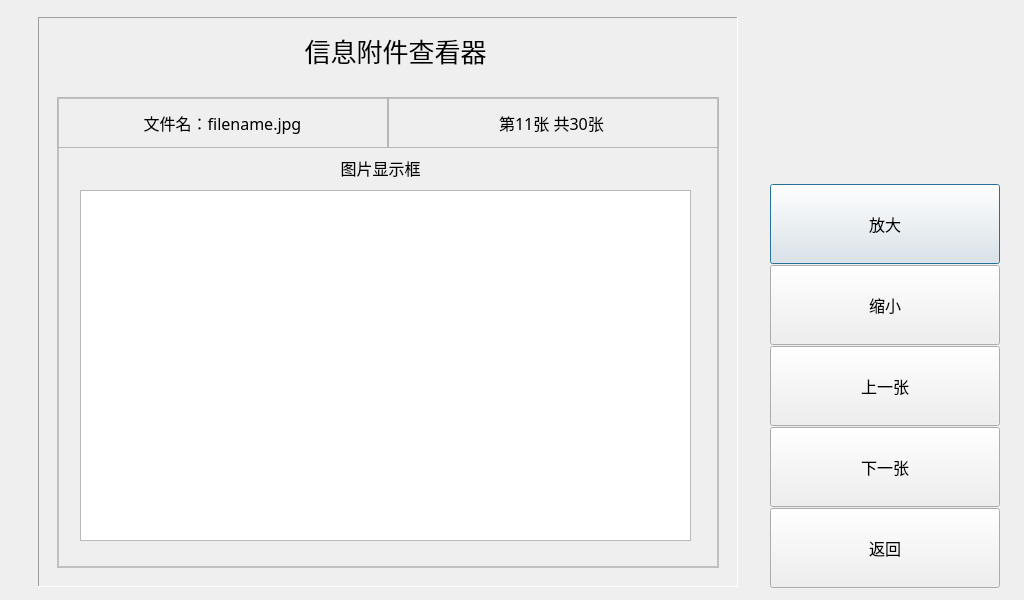
<?xml version="1.0" encoding="UTF-8"?>
<ui version="4.0">
 <class>InfoManViewAttachmentDialog</class>
 <widget class="QDialog" name="InfoManViewAttachmentDialog">
  <property name="windowModality">
   <enum>Qt::NonModal</enum>
  </property>
  <property name="geometry">
   <rect>
    <x>0</x>
    <y>0</y>
    <width>1024</width>
    <height>600</height>
   </rect>
  </property>
  <property name="windowTitle">
   <string>查看附件</string>
  </property>
  <widget class="QLabel" name="label_info_title">
   <property name="geometry">
    <rect>
     <x>100</x>
     <y>150</y>
     <width>561</width>
     <height>35</height>
    </rect>
   </property>
   <property name="font">
    <font>
     <family>AlArabiya</family>
     <pointsize>12</pointsize>
    </font>
   </property>
   <property name="layoutDirection">
    <enum>Qt::LeftToRight</enum>
   </property>
   <property name="styleSheet">
    <string notr="true">border: 0px;</string>
   </property>
   <property name="frameShape">
    <enum>QFrame::NoFrame</enum>
   </property>
   <property name="text">
    <string>图片显示框</string>
   </property>
   <property name="textFormat">
    <enum>Qt::AutoText</enum>
   </property>
   <property name="alignment">
    <set>Qt::AlignCenter</set>
   </property>
  </widget>
  <widget class="CommonPushButton" name="pushButtonInfoManViewZoomIn">
   <property name="geometry">
    <rect>
     <x>770</x>
     <y>184</y>
     <width>230</width>
     <height>80</height>
    </rect>
   </property>
   <property name="font">
    <font>
     <family>AlArabiya</family>
     <pointsize>12</pointsize>
    </font>
   </property>
   <property name="text">
    <string>放大</string>
   </property>
  </widget>
  <widget class="CommonPushButton" name="pushButtonInfoManViewZoomOut">
   <property name="geometry">
    <rect>
     <x>770</x>
     <y>265</y>
     <width>230</width>
     <height>80</height>
    </rect>
   </property>
   <property name="font">
    <font>
     <family>AlArabiya</family>
     <pointsize>12</pointsize>
    </font>
   </property>
   <property name="text">
    <string>缩小</string>
   </property>
  </widget>
  <widget class="CommonPushButton" name="pushButtonInfoManViewPrev">
   <property name="geometry">
    <rect>
     <x>770</x>
     <y>346</y>
     <width>230</width>
     <height>80</height>
    </rect>
   </property>
   <property name="font">
    <font>
     <family>AlArabiya</family>
     <pointsize>12</pointsize>
    </font>
   </property>
   <property name="text">
    <string>上一张</string>
   </property>
  </widget>
  <widget class="CommonPushButton" name="pushButtonInfoManViewNext">
   <property name="geometry">
    <rect>
     <x>770</x>
     <y>427</y>
     <width>230</width>
     <height>80</height>
    </rect>
   </property>
   <property name="font">
    <font>
     <family>AlArabiya</family>
     <pointsize>12</pointsize>
    </font>
   </property>
   <property name="text">
    <string>下一张</string>
   </property>
  </widget>
  <widget class="CommonPushButton" name="pushButtonInfoManViewReturn">
   <property name="geometry">
    <rect>
     <x>770</x>
     <y>508</y>
     <width>230</width>
     <height>80</height>
    </rect>
   </property>
   <property name="font">
    <font>
     <family>AlArabiya</family>
     <pointsize>12</pointsize>
    </font>
   </property>
   <property name="text">
    <string>返回</string>
   </property>
  </widget>
  <widget class="QGraphicsView" name="graphicsViewAttachment">
   <property name="geometry">
    <rect>
     <x>80</x>
     <y>190</y>
     <width>611</width>
     <height>351</height>
    </rect>
   </property>
   <property name="font">
    <font>
     <family>AlArabiya</family>
     <pointsize>12</pointsize>
    </font>
   </property>
   <property name="focusPolicy">
    <enum>Qt::NoFocus</enum>
   </property>
  </widget>
  <widget class="QLabel" name="labelAttachmentFileName">
   <property name="geometry">
    <rect>
     <x>57</x>
     <y>97</y>
     <width>331</width>
     <height>51</height>
    </rect>
   </property>
   <property name="font">
    <font>
     <family>AlArabiya</family>
     <pointsize>12</pointsize>
    </font>
   </property>
   <property name="layoutDirection">
    <enum>Qt::LeftToRight</enum>
   </property>
   <property name="frameShape">
    <enum>QFrame::StyledPanel</enum>
   </property>
   <property name="frameShadow">
    <enum>QFrame::Sunken</enum>
   </property>
   <property name="text">
    <string>文件名：filename.jpg</string>
   </property>
   <property name="alignment">
    <set>Qt::AlignCenter</set>
   </property>
  </widget>
  <widget class="QLabel" name="labelAttachmentIndex">
   <property name="geometry">
    <rect>
     <x>388</x>
     <y>97</y>
     <width>331</width>
     <height>51</height>
    </rect>
   </property>
   <property name="font">
    <font>
     <family>AlArabiya</family>
     <pointsize>12</pointsize>
    </font>
   </property>
   <property name="frameShape">
    <enum>QFrame::StyledPanel</enum>
   </property>
   <property name="frameShadow">
    <enum>QFrame::Sunken</enum>
   </property>
   <property name="text">
    <string>第11张 共30张 </string>
   </property>
   <property name="alignment">
    <set>Qt::AlignCenter</set>
   </property>
  </widget>
  <widget class="QFrame" name="framePanel">
   <property name="geometry">
    <rect>
     <x>38</x>
     <y>17</y>
     <width>700</width>
     <height>570</height>
    </rect>
   </property>
   <property name="frameShape">
    <enum>QFrame::Panel</enum>
   </property>
   <property name="frameShadow">
    <enum>QFrame::Sunken</enum>
   </property>
  </widget>
  <widget class="QLabel" name="label_3">
   <property name="geometry">
    <rect>
     <x>140</x>
     <y>25</y>
     <width>511</width>
     <height>51</height>
    </rect>
   </property>
   <property name="font">
    <font>
     <family>,white</family>
     <pointsize>-1</pointsize>
     <weight>50</weight>
     <italic>false</italic>
     <bold>false</bold>
    </font>
   </property>
   <property name="styleSheet">
    <string notr="true">font: 26px, white;
border: 0px;</string>
   </property>
   <property name="text">
    <string>信息附件查看器</string>
   </property>
   <property name="alignment">
    <set>Qt::AlignCenter</set>
   </property>
  </widget>
  <widget class="QFrame" name="frameBox">
   <property name="geometry">
    <rect>
     <x>57</x>
     <y>97</y>
     <width>662</width>
     <height>471</height>
    </rect>
   </property>
   <property name="styleSheet">
    <string notr="true">background-color: transparent;
border: 2px solid #C0C0C0;</string>
   </property>
   <property name="frameShape">
    <enum>QFrame::StyledPanel</enum>
   </property>
   <property name="frameShadow">
    <enum>QFrame::Raised</enum>
   </property>
  </widget>
  <zorder>framePanel</zorder>
  <zorder>frameBox</zorder>
  <zorder>label_3</zorder>
  <zorder>label_info_title</zorder>
  <zorder>pushButtonInfoManViewZoomIn</zorder>
  <zorder>pushButtonInfoManViewZoomOut</zorder>
  <zorder>pushButtonInfoManViewPrev</zorder>
  <zorder>pushButtonInfoManViewNext</zorder>
  <zorder>pushButtonInfoManViewReturn</zorder>
  <zorder>graphicsViewAttachment</zorder>
  <zorder>labelAttachmentFileName</zorder>
  <zorder>labelAttachmentIndex</zorder>
 </widget>
 <customwidgets>
  <customwidget>
   <class>CommonPushButton</class>
   <extends>QPushButton</extends>
   <header>commonpushbutton.h</header>
  </customwidget>
 </customwidgets>
 <tabstops>
  <tabstop>pushButtonInfoManViewZoomIn</tabstop>
  <tabstop>pushButtonInfoManViewZoomOut</tabstop>
  <tabstop>pushButtonInfoManViewPrev</tabstop>
  <tabstop>pushButtonInfoManViewNext</tabstop>
  <tabstop>pushButtonInfoManViewReturn</tabstop>
 </tabstops>
 <resources/>
 <connections/>
</ui>
